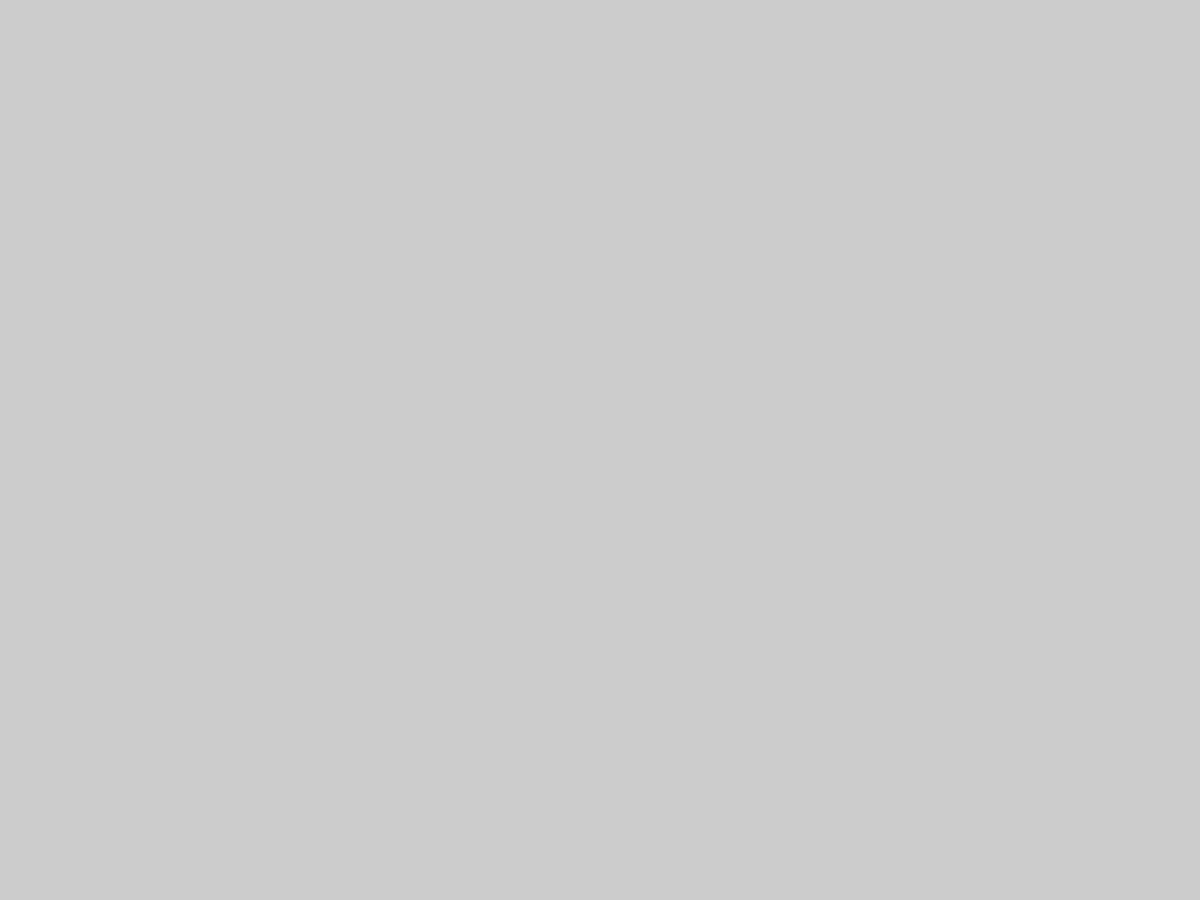
Frame 1 (no input)
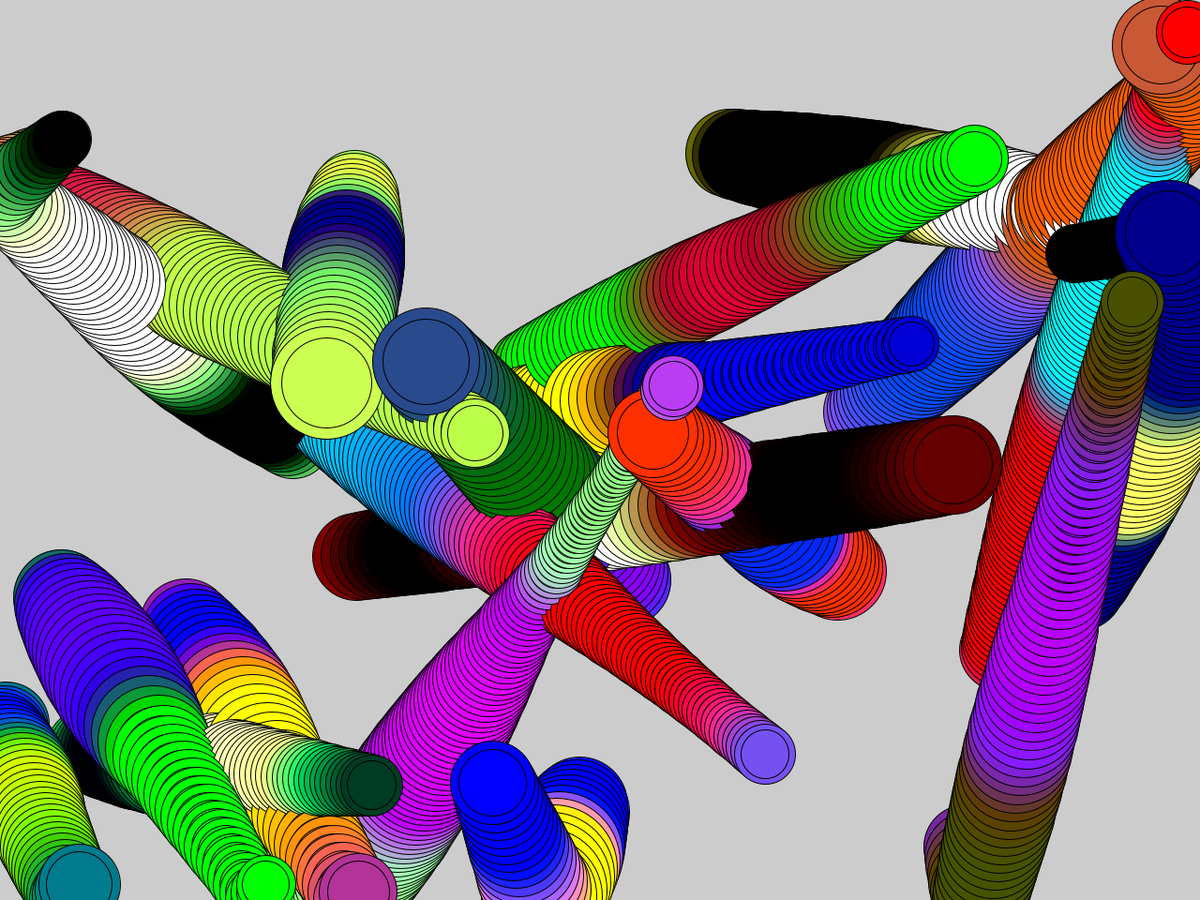
Frame 60 (the mouse pressed at the canvas centre just before this capture)
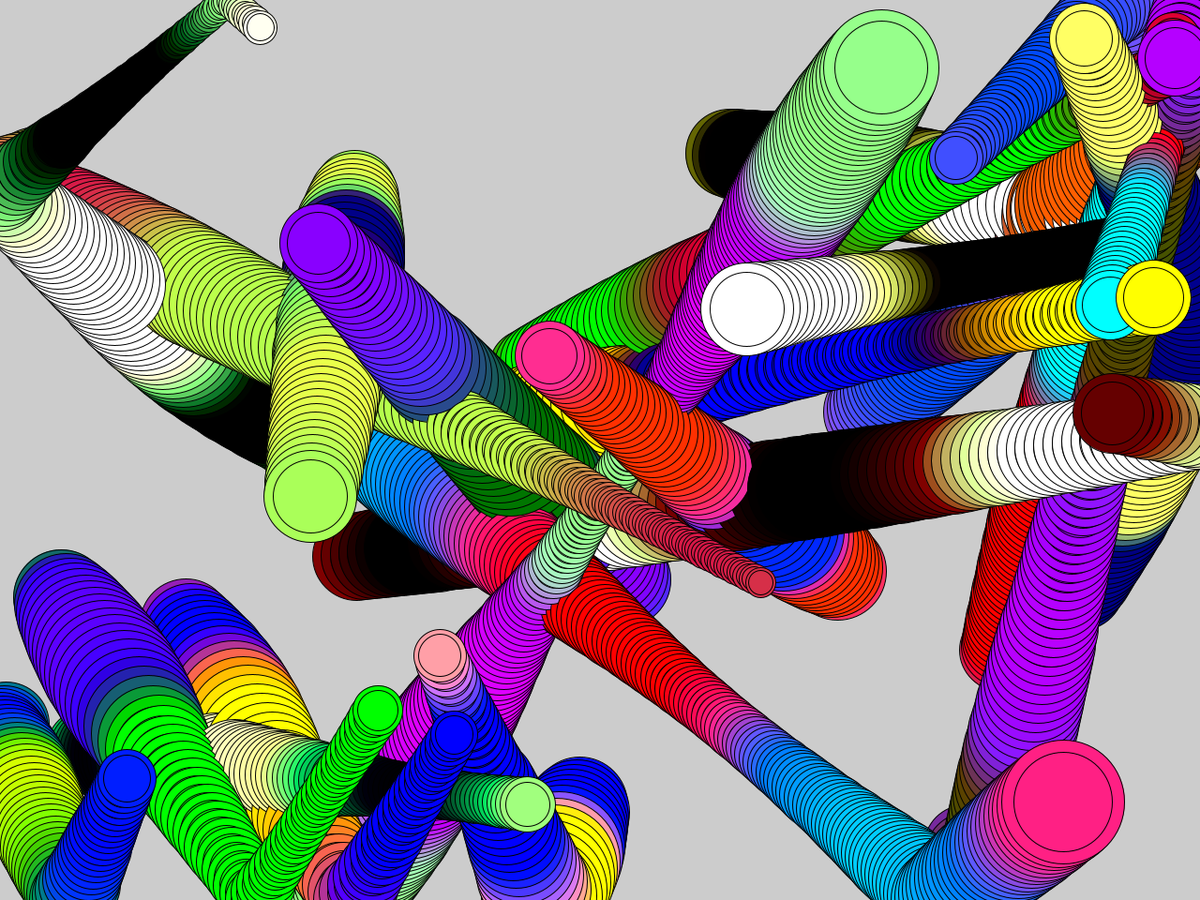
Frame 120 (the mouse held since frame 60 and released just before this capture)

The Processing sketch that drew these frames (run headless with seeded random() and noise(); from frame 60 on, the mouse is pressed at the canvas centre):

// Processing sketch: circles
// ── circles.pde
public class Tuple2<T1, T2> { 
  public T1 first; 
  public T2 second;

  public String toString() {
    return first + ", " + second;
  }
}

public class Tuple3<T1, T2, T3> { 
  public T1 first; 
  public T2 second;
  public T3 third;

  public String toString() {
    return first + ", " + second + ", " + third;
  }
}

public class RandomValue { 
  float value;

  public RandomValue(float min, float max) { 
    set(min, max);
  }

  public void set(float min, float max) {
    value = random(min, max);
  }
}

class Circle {
  class Size {
    
    public float radius;
    
    final float medianMin = 80.0f;
    final float medianMax = 100.0f;
    final float deltaMin = 20.0f;
    final float deltaMax = 50.0f;
    final float sinSpeedMin = PI/2.0f;
    final float sinSpeedMax = PI;

    RandomValue radiusMedian = null;
    RandomValue radiusDelta = null;
    RandomValue sinSpeed = null;
    float angle = 0.0f;

    Size() {
      reset();
    }

    void reset() {
      if (radiusMedian == null) {
        radiusMedian = new RandomValue(medianMin, medianMax);
      } else {
        radiusMedian.set(medianMin, medianMax);
      }

      if (radiusDelta == null) {
        radiusDelta = new RandomValue(deltaMin, deltaMax);
      } else {
        radiusDelta.set(deltaMin, deltaMax);
      }

      if (sinSpeed == null) {
        sinSpeed = new RandomValue(sinSpeedMin, sinSpeedMax);
      } else {
        sinSpeed.set(sinSpeedMin, sinSpeedMax);
      }

      update(0.0f);
    }

    void update(float deltaSeconds) {
      angle += sinSpeed.value * deltaSeconds;
      radius = radiusMedian.value + (sin(angle) * radiusDelta.value);
    }
  }

  public class Color { 

    public Tuple3<Float, Float, Float> value = new Tuple3<Float, Float, Float>();
    
    final float medianeMin = 0.0f;
    final float medianMax = 255.0f;
    final float deltaMin = -512.0f;
    final float deltaMax = 512.0f;
    final float sinSpeedMin = PI;
    final float sinSpeedMax = 2 * PI;

    Tuple3<RandomValue, RandomValue, RandomValue> colorMedian = null;
    Tuple3<RandomValue, RandomValue, RandomValue> colorDelta = null;
    RandomValue sinSpeed = null;
    float angle = 0.0f;

    public Color() { 
      reset();
    }

    public void reset() {
      if (colorMedian == null) {
        colorMedian = new Tuple3<RandomValue, RandomValue, RandomValue>();
        colorMedian.first = new RandomValue(medianeMin, medianMax);
        colorMedian.second = new RandomValue(medianeMin, medianMax);
        colorMedian.third = new RandomValue(medianeMin, medianMax);
      } else {
        colorMedian.first.set(medianeMin, medianMax);
        colorMedian.second.set(medianeMin, medianMax);
        colorMedian.third.set(medianeMin, medianMax);
      }

      if (colorDelta == null) {
        colorDelta = new Tuple3<RandomValue, RandomValue, RandomValue>();
        colorDelta.first = new RandomValue(deltaMin, deltaMax);
        colorDelta.second = new RandomValue(deltaMin, deltaMax);
        colorDelta.third = new RandomValue(deltaMin, deltaMax);
      } else {
        colorDelta.first.set(deltaMin, deltaMax);
        colorDelta.second.set(deltaMin, deltaMax);
        colorDelta.third.set(deltaMin, deltaMax);
      }
      
      if (sinSpeed == null) {
        sinSpeed = new RandomValue(sinSpeedMin, sinSpeedMax);
      } else {
        sinSpeed.set(sinSpeedMin, sinSpeedMax);
      }

      update(random(0));
    }

    public void update(float deltaSeconds) {
      angle += sinSpeed.value * deltaSeconds;
      float ratio = sin(angle);
      value.first = colorMedian.first.value + (ratio * colorDelta.first.value);
      value.second = colorMedian.second.value + (ratio * colorDelta.second.value);
      value.third = colorMedian.third.value + (ratio * colorDelta.third.value);
    }
  }

  Size size = new Size();
  Color ccolor = new Color();
  RandomValue moveSpeedPerSecond = new RandomValue(100.0f, 400.0f);
  RandomValue drawDistance = new RandomValue(5.0f, 10.0f);
  PVector center;
  PVector direction;
  float remainderDelta;

  public Circle() {
    reset();
  }
  
  public void reset() {
    resetSize();
    resetColor();
    resetCenter();
    resetDirection();
  }

  public void draw(float deltaTimeSeconds) {
    float frameDeltaMag = (moveSpeedPerSecond.value * deltaTimeSeconds) + remainderDelta;
    int drawCount = (int)(frameDeltaMag / drawDistance.value);
    while (drawDistance.value < frameDeltaMag) {
      float drawDeltaSeconds = deltaTimeSeconds / drawCount;

      size.update(drawDeltaSeconds);
      ccolor.update(drawDeltaSeconds);

      updateDrawState(center, direction, drawDistance.value);

      smooth();
      hint(DISABLE_DEPTH_TEST);

      fill(ccolor.value.first, ccolor.value.second, ccolor.value.third);
      ellipse(center.x, center.y, size.radius * 1.0f, size.radius * 1.0f);

      fill(255, 0);
      ellipse(center.x, center.y, size.radius * 0.8f, size.radius * 0.8f);

      frameDeltaMag -= drawDistance.value;
    }

    remainderDelta = frameDeltaMag;
  }

  void resetSize() {
    size.reset();
  }

  void resetColor() {
    ccolor.reset();
  }

  void resetCenter() {
    center = new PVector((random(-1, 1) * width / 2) + (width / 2), (random(-1, 1) * height / 2) + (height / 2));
  }

  void resetDirection() {
    direction = PVector.random2D();
  }

  void updateDrawState(PVector pos, PVector dir, float deltaX) {
    PVector frameDelta = PVector.mult(dir, deltaX);
    PVector nextPosition = PVector.add(pos, frameDelta);
    while (nextPosition.x < 0 || nextPosition.x > width || nextPosition.y < 0 || nextPosition.y > height) {
      if (nextPosition.x < 0) {
        nextPosition.x = -nextPosition.x;
        dir.x = -dir.x;
      } else if (nextPosition.x > width) {
        nextPosition.x = (2 * width) - nextPosition.x;
        dir.x = -dir.x;
      } else if (nextPosition.y < 0) {
        nextPosition.y = -nextPosition.y;
        dir.y = -dir.y;
      } else if (nextPosition.y > height) {
        nextPosition.y = (2 * height) - nextPosition.y;
        dir.y = -dir.y;
      }
    }

    center = nextPosition;
    direction = dir;
  }
}

int framesPerSecond = 60;
int lastTimeMillis;
float deltaTimeSecond;
int circleCount = 20;
Circle[] circles = new Circle[circleCount];

void setup() {
  lastTimeMillis = millis();
  deltaTimeSecond = 0.0f;

  frameRate(framesPerSecond);

  //fullScreen();
  size(1280, 960);
  surface.setResizable(true);

  for (int i = 0; i < circles.length; ++i) {
    circles[i] = new Circle();
  }
}

void mouseReleased() {
  resetView();
}

void draw() {
  updateTime();

  for (int i = 0; i < circles.length; ++i) {
    circles[i].draw(deltaTimeSecond);
  }
}

void updateTime() {
  int time = millis();
  deltaTimeSecond = (time - lastTimeMillis) / 1000.0f;
  lastTimeMillis = time;
}

void resetView() {
  background(200, 200, 200);
  for (int i = 0; i < circles.length; ++i) {
    circles[i].reset();
  }
}
